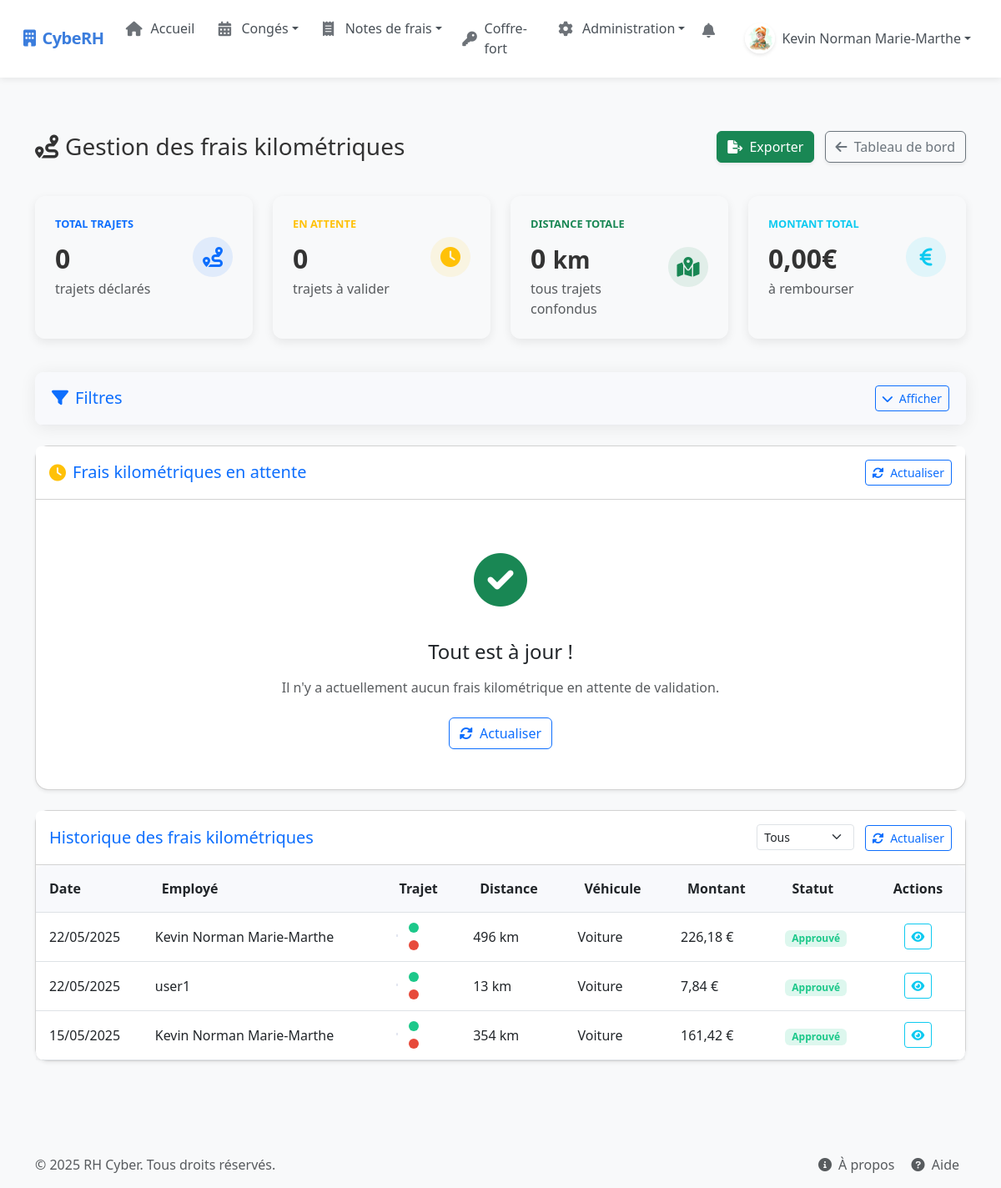
The page /manage-kilometric-expenses/ (signed in) on the database as committed earlier.
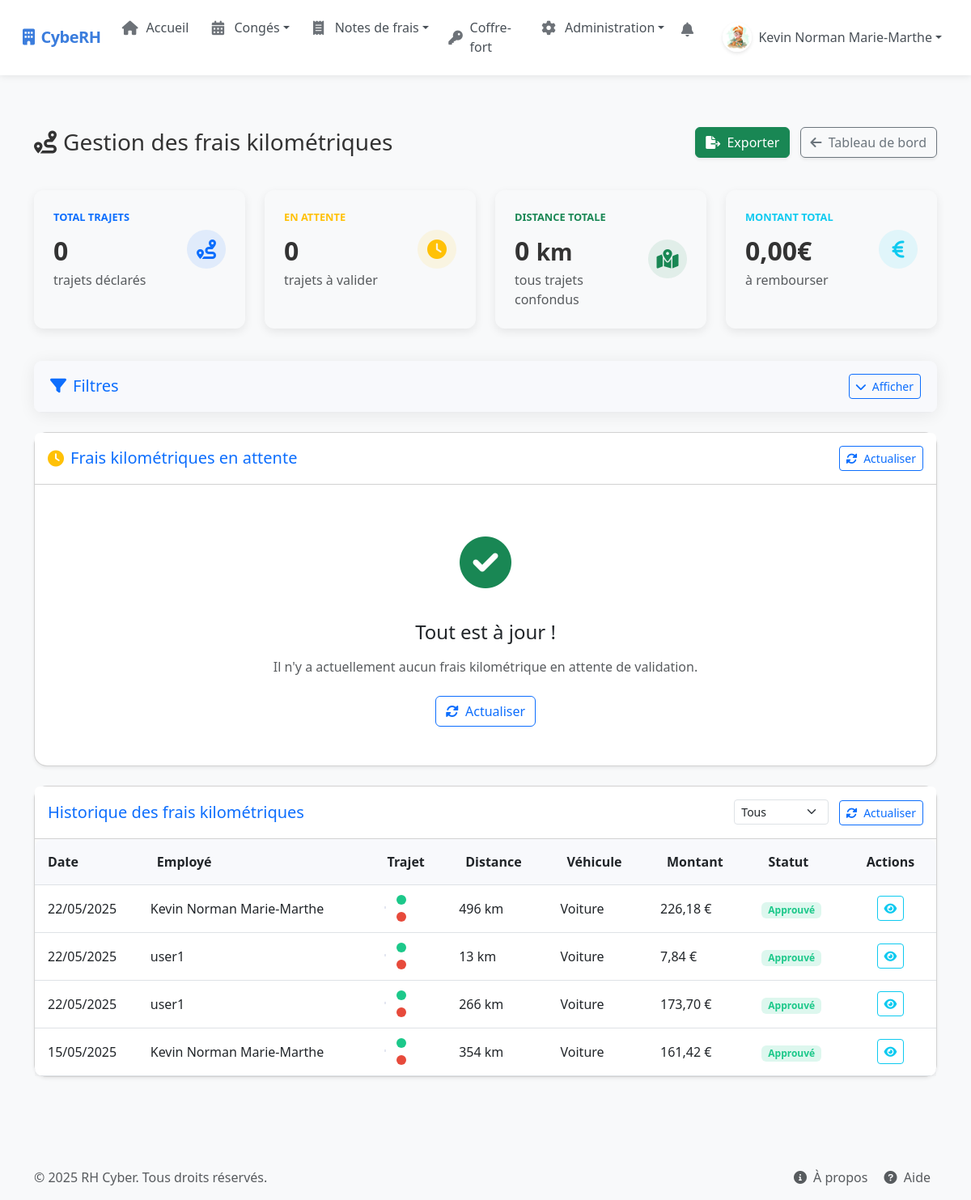
The same page on the database as committed later.
### rh_management/models.py (models this page shows, shortened)
class KilometricExpense(models.Model):
    VEHICLE_TYPE_CHOICES = (
        ('car', 'Voiture'),
        ('electric_car', 'Voiture électrique'),
        ('motorbike', 'Moto'),
    )
    FISCAL_POWER_CHOICES = (
        ('small', '3 CV et moins'),
        ('medium', '4 à 5 CV'),
        ('large', '6 à 7 CV'),
        ('xlarge', '8 CV et plus'),
        ('electric', 'Électrique'),
        ('motorbike', 'Moto/Scooter'),
    )
    STATUS_CHOICES = (
        ('pending', 'En attente'),
        ('approved', 'Approuvé'),
        ('rejected', 'Rejeté'),
    )
    user = models.ForeignKey(User, on_delete=models.CASCADE, related_name='kilometric_expenses')
    date = models.DateField()
    description = models.CharField(max_length=255)
    departure = models.CharField(max_length=255)
    arrival = models.CharField(max_length=255)
    departure_lat = models.FloatField(blank=True, null=True)
    departure_lng = models.FloatField(blank=True, null=True)
    arrival_lat = models.FloatField(blank=True, null=True)
    arrival_lng = models.FloatField(blank=True, null=True)
    distance = models.IntegerField()  # en km
    amount = models.DecimalField(max_digits=8, decimal_places=2)
    vehicle_type = models.CharField(max_length=20, choices=VEHICLE_TYPE_CHOICES)
    fiscal_power = models.CharField(max_length=20, choices=FISCAL_POWER_CHOICES)
    status = models.CharField(max_length=20, choices=STATUS_CHOICES, default='pending')
    project = models.CharField(max_length=100, blank=True, null=True)
    comment = models.TextField(blank=True, null=True)
    created_at = models.DateTimeField(auto_now_add=True)
    updated_at = models.DateTimeField(auto_now=True)
    class Meta:
        ordering = ['-date']

### rh_management/views/kilometric_expense_views.py (the view)
# urls.py: path("manage-kilometric-expenses/", manage_kilometric_expenses, name="manage_kilometric_expenses"),  # Manage kilometric expenses
@login_required
@user_passes_test(is_admin_hr_or_encadrant)
def manage_kilometric_expenses(request):
    expenses = KilometricExpense.objects.all().order_by('-date')
    pending_expenses = expenses.filter(status='pending')
    for expense in expenses:
        if not expense.amount or expense.amount == 0:
            expense.amount = expense.calculate_amount()
            expense.save()
    total_stats = expenses.aggregate(
        total_distance=Sum('distance'),
        total_amount=Sum('amount')
    )
    context = {
        'expenses': expenses,
        'pending_expenses': pending_expenses,  # Ajouter les frais en attente au contexte
        'all_expenses': expenses,  # Pour la section historique
        'pending_count': pending_expenses.count(),
        'total_distance': float(total_stats['total_distance'] or 0),
        'total_amount': float(total_stats['total_amount'] or 0),
        'average_distance': float(total_stats['total_distance'] or 0) / expenses.count() if expenses.exists() else 0,
        'new_leave_requests_count': LeaveRequest.objects.filter(status='pending').count(),
        'new_expense_reports_count': ExpenseReport.objects.filter(status='pending').count(),
        'new_kilometric_expenses_count': pending_expenses.count(),
        'is_admin': request.user.is_superuser,
        'is_rh': request.user.is_staff,
        'is_encadrant': request.user.groups.filter(name='Encadrant').exists(),
    }
    return render(request, 'rh_management/manage_kilometric_expenses.html', context)

### rh_management/views/permissions.py (called while the page is built)
def is_admin_hr_or_encadrant(user):
    return user.is_superuser or user.is_staff or user.groups.filter(name='Encadrant').exists()

### templates/rh_management/manage_kilometric_expenses.html (shortened to what the changed rows need)
{% extends "base.html" %}
{% block content %}
<div class="container py-4">
    <div class="d-sm-flex align-items-center justify-content-between expense-header">
        <h1 class="h3 mb-0 text-gray-800"><i class="fas fa-route me-2"></i>Gestion des frais kilométriques</h1>
    </div>
    <div class="card shadow-sm mb-4 rounded-4">
        <div class="card-body p-0">
            {% if all_expenses %}
                <div class="table-responsive">
                    <table class="table table-hover trip-table align-middle mb-0" id="allTripsTable">
                        <thead>
                            <tr>
                                <th class="ps-3">Date</th>
                                <th>Employé</th>
                                <th>Trajet</th>
                                <th>Distance</th>
                                <th>Véhicule</th>
                                <th>Montant</th>
                                <th>Statut</th>
                                <th class="text-center">Actions</th>
                            </tr>
                        </thead>
                        <tbody>
                            {% for expense in all_expenses %}
                                <tr class="trip-row {% if expense.status == 'pending' %}table-warning{% elif expense.status == 'rejected' %}table-danger{% endif %}">
                                    <td class="ps-3">{{ expense.date|date:"d/m/Y" }}</td>
                                    <td>{{ expense.user.get_full_name|default:expense.user.username }}</td>
                                    <td>
                                        <div class="small route-path">
                                            <span class="route-dot start"></span>{{ expense.departure|truncatechars:20 }}
                                        </div>
                                        <div class="small route-path">
                                            <span class="route-dot end"></span>{{ expense.arrival|truncatechars:20 }}
                                        </div>
                                    </td>
                                    <td>{{ expense.distance }} km</td>
                                    <td>{{ expense.get_vehicle_type_display }}</td>
                                    <td>{{ expense.amount|floatformat:2 }} €</td>
                                    <td>
                                        <span class="badge status-{{ expense.status }}">{{ expense.get_status_display }}</span>
                                    </td>
                                    <td class="text-center">
                                        <button type="button" class="btn btn-sm btn-outline-info view-trip"
                                                data-bs-toggle="modal"
                                                data-bs-target="#detailsHistoryModal{{ expense.id }}">
                                            <i class="fas fa-eye"></i>
                                        </button>
                                    </td>
                                </tr>
                            {% endfor %}
                        </tbody>
                    </table>
                </div>
            {% endif %}
        </div>
    </div>
</div>
{% endblock content %}
{% block extra_scripts %}
<link rel="stylesheet" href="https://unpkg.com/leaflet/dist/leaflet.css" />
<link rel="stylesheet" href="https://unpkg.com/leaflet-routing-machine@3.2.12/dist/leaflet-routing-machine.css" />
{% endblock extra_scripts %}

Rows that differ between the two databases and show on the page:
added KilometricExpense: date "22/05/2025", user.get_full_name "user1", distance "266", vehicle_type "Voiture", amount "173,70", status "Approuvé"
